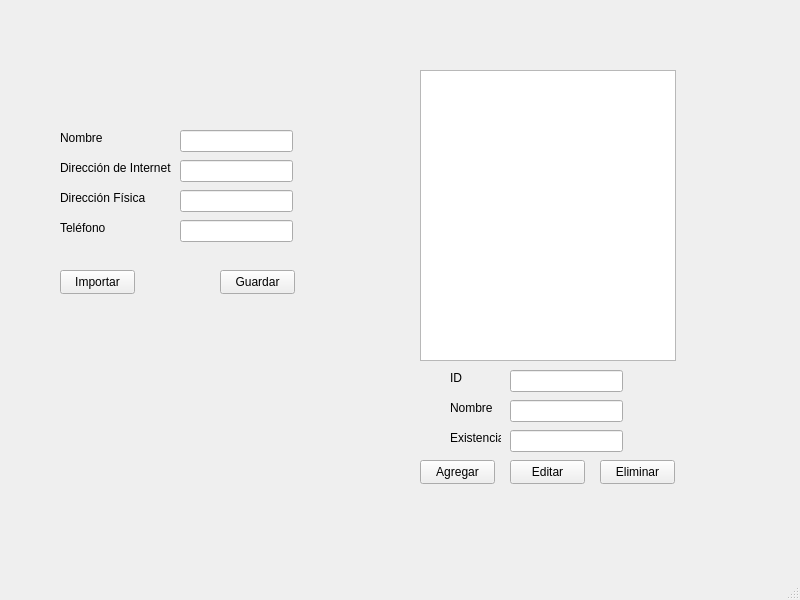
<?xml version="1.0" encoding="UTF-8"?>
<ui version="4.0">
 <class>MainWindow</class>
 <widget class="QMainWindow" name="MainWindow">
  <property name="geometry">
   <rect>
    <x>0</x>
    <y>0</y>
    <width>800</width>
    <height>600</height>
   </rect>
  </property>
  <property name="windowTitle">
   <string>MainWindow</string>
  </property>
  <widget class="QWidget" name="centralwidget">
   <widget class="QPushButton" name="btnImportar">
    <property name="geometry">
     <rect>
      <x>60</x>
      <y>270</y>
      <width>75</width>
      <height>24</height>
     </rect>
    </property>
    <property name="text">
     <string>Importar</string>
    </property>
   </widget>
   <widget class="QLineEdit" name="lineNombre">
    <property name="geometry">
     <rect>
      <x>180</x>
      <y>130</y>
      <width>113</width>
      <height>22</height>
     </rect>
    </property>
    <property name="maxLength">
     <number>15</number>
    </property>
   </widget>
   <widget class="QLineEdit" name="lineDirWeb">
    <property name="geometry">
     <rect>
      <x>180</x>
      <y>160</y>
      <width>113</width>
      <height>22</height>
     </rect>
    </property>
    <property name="maxLength">
     <number>24</number>
    </property>
   </widget>
   <widget class="QLineEdit" name="lineTelefono">
    <property name="geometry">
     <rect>
      <x>180</x>
      <y>220</y>
      <width>113</width>
      <height>22</height>
     </rect>
    </property>
    <property name="maxLength">
     <number>8</number>
    </property>
   </widget>
   <widget class="QLineEdit" name="lineDirFisica">
    <property name="geometry">
     <rect>
      <x>180</x>
      <y>190</y>
      <width>113</width>
      <height>22</height>
     </rect>
    </property>
    <property name="maxLength">
     <number>24</number>
    </property>
   </widget>
   <widget class="QLabel" name="labelNombre">
    <property name="geometry">
     <rect>
      <x>60</x>
      <y>130</y>
      <width>49</width>
      <height>16</height>
     </rect>
    </property>
    <property name="text">
     <string>Nombre</string>
    </property>
   </widget>
   <widget class="QLabel" name="labelDirWeb">
    <property name="geometry">
     <rect>
      <x>60</x>
      <y>160</y>
      <width>111</width>
      <height>16</height>
     </rect>
    </property>
    <property name="text">
     <string>Dirección de Internet</string>
    </property>
   </widget>
   <widget class="QLabel" name="labelTelefono">
    <property name="geometry">
     <rect>
      <x>60</x>
      <y>220</y>
      <width>121</width>
      <height>16</height>
     </rect>
    </property>
    <property name="text">
     <string>Teléfono</string>
    </property>
   </widget>
   <widget class="QLabel" name="labelDirFisica">
    <property name="geometry">
     <rect>
      <x>60</x>
      <y>190</y>
      <width>111</width>
      <height>16</height>
     </rect>
    </property>
    <property name="text">
     <string>Dirección Física         </string>
    </property>
   </widget>
   <widget class="QListWidget" name="listWidget">
    <property name="geometry">
     <rect>
      <x>420</x>
      <y>70</y>
      <width>256</width>
      <height>291</height>
     </rect>
    </property>
   </widget>
   <widget class="QPushButton" name="btnAgregar">
    <property name="geometry">
     <rect>
      <x>420</x>
      <y>460</y>
      <width>75</width>
      <height>24</height>
     </rect>
    </property>
    <property name="text">
     <string>Agregar</string>
    </property>
   </widget>
   <widget class="QPushButton" name="btnEliminar">
    <property name="geometry">
     <rect>
      <x>600</x>
      <y>460</y>
      <width>75</width>
      <height>24</height>
     </rect>
    </property>
    <property name="text">
     <string>Eliminar</string>
    </property>
   </widget>
   <widget class="QPushButton" name="btnEditar">
    <property name="geometry">
     <rect>
      <x>510</x>
      <y>460</y>
      <width>75</width>
      <height>24</height>
     </rect>
    </property>
    <property name="text">
     <string>Editar</string>
    </property>
   </widget>
   <widget class="QPushButton" name="btnGuardar">
    <property name="geometry">
     <rect>
      <x>220</x>
      <y>270</y>
      <width>75</width>
      <height>24</height>
     </rect>
    </property>
    <property name="text">
     <string>Guardar</string>
    </property>
   </widget>
   <widget class="QLineEdit" name="lineNombreProducto">
    <property name="geometry">
     <rect>
      <x>510</x>
      <y>400</y>
      <width>113</width>
      <height>22</height>
     </rect>
    </property>
    <property name="maxLength">
     <number>24</number>
    </property>
   </widget>
   <widget class="QLabel" name="labelNombre_2">
    <property name="geometry">
     <rect>
      <x>450</x>
      <y>370</y>
      <width>49</width>
      <height>16</height>
     </rect>
    </property>
    <property name="text">
     <string>ID</string>
    </property>
   </widget>
   <widget class="QLabel" name="labelDirFisica_2">
    <property name="geometry">
     <rect>
      <x>450</x>
      <y>430</y>
      <width>51</width>
      <height>16</height>
     </rect>
    </property>
    <property name="text">
     <string>Existencia</string>
    </property>
   </widget>
   <widget class="QLineEdit" name="lineExistencia">
    <property name="geometry">
     <rect>
      <x>510</x>
      <y>430</y>
      <width>113</width>
      <height>22</height>
     </rect>
    </property>
    <property name="maxLength">
     <number>24</number>
    </property>
   </widget>
   <widget class="QLineEdit" name="lineIdProducto">
    <property name="geometry">
     <rect>
      <x>510</x>
      <y>370</y>
      <width>113</width>
      <height>22</height>
     </rect>
    </property>
    <property name="maxLength">
     <number>15</number>
    </property>
   </widget>
   <widget class="QLabel" name="labelDirWeb_2">
    <property name="geometry">
     <rect>
      <x>450</x>
      <y>400</y>
      <width>51</width>
      <height>16</height>
     </rect>
    </property>
    <property name="text">
     <string>Nombre</string>
    </property>
   </widget>
  </widget>
  <widget class="QMenuBar" name="menubar">
   <property name="geometry">
    <rect>
     <x>0</x>
     <y>0</y>
     <width>800</width>
     <height>22</height>
    </rect>
   </property>
  </widget>
  <widget class="QStatusBar" name="statusbar"/>
 </widget>
 <resources/>
 <connections/>
</ui>
